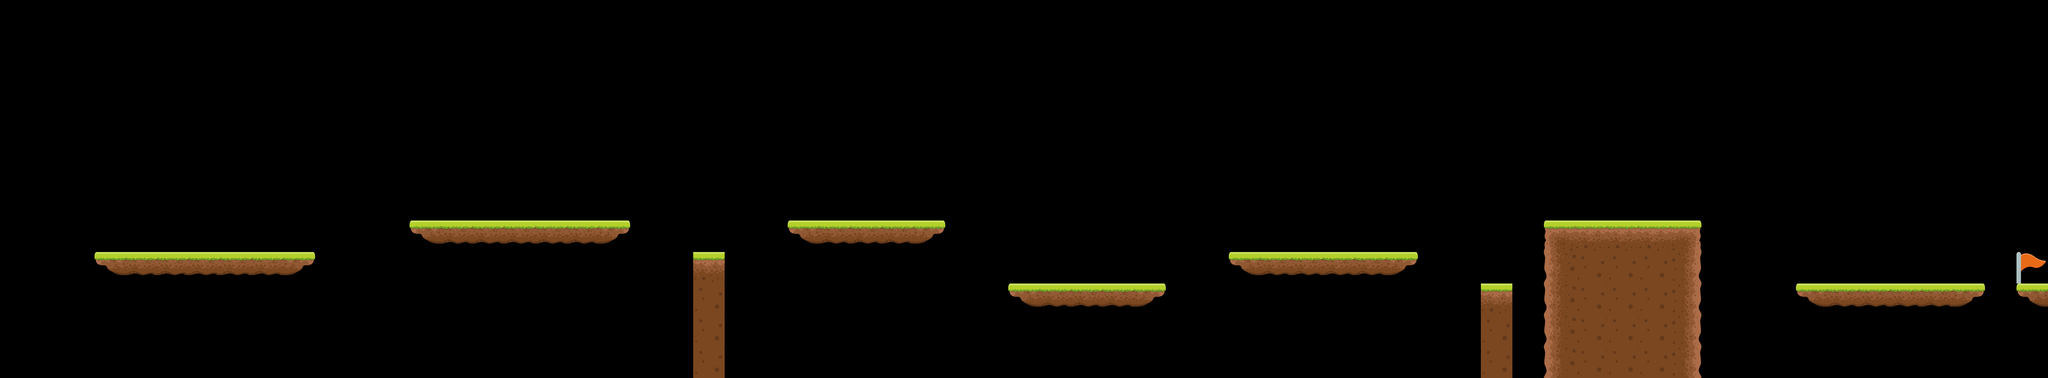

Rendered tile map (Tiled .tmx) drawn with the repository's tilesets; below, a short description and the full map source, tile grids included:
An orthogonal 65x12 tile map with 64x64 px tiles, 1 tile layer (Tile Layer 1), 2 tilesets and 16 objects.

<map version="1.9" tiledversion="1.9.1" orientation="orthogonal" renderorder="right-down" width="65" height="12" tilewidth="64" tileheight="64" infinite="0" nextlayerid="8" nextobjectid="42">
 <editorsettings>
  <export target="level2.lua" format="lua" />
 </editorsettings>
 <tileset firstgid="1" name="platforms" tilewidth="64" tileheight="64" tilecount="9" columns="3">
  <image source="tileset.png" width="192" height="192" />
 </tileset>
 <tileset firstgid="10" name="flag" tilewidth="64" tileheight="64" tilecount="1" columns="1">
  <image source="flag.png" width="64" height="64" />
 </tileset>
 <layer id="1" name="Tile Layer 1" width="65" height="12">
  <data encoding="csv">
0,0,0,0,0,0,0,0,0,0,0,0,0,0,0,0,0,0,0,0,0,0,0,0,0,0,0,0,0,0,0,0,0,0,0,0,0,0,0,0,0,0,0,0,0,0,0,0,0,0,0,0,0,0,0,0,0,0,0,0,0,0,0,0,0,
0,0,0,0,0,0,0,0,0,0,0,0,0,0,0,0,0,0,0,0,0,0,0,0,0,0,0,0,0,0,0,0,0,0,0,0,0,0,0,0,0,0,0,0,0,0,0,0,0,0,0,0,0,0,0,0,0,0,0,0,0,0,0,0,0,
0,0,0,0,0,0,0,0,0,0,0,0,0,0,0,0,0,0,0,0,0,0,0,0,0,0,0,0,0,0,0,0,0,0,0,0,0,0,0,0,0,0,0,0,0,0,0,0,0,0,0,0,0,0,0,0,0,0,0,0,0,0,0,0,0,
0,0,0,0,0,0,0,0,0,0,0,0,0,0,0,0,0,0,0,0,0,0,0,0,0,0,0,0,0,0,0,0,0,0,0,0,0,0,0,0,0,0,0,0,0,0,0,0,0,0,0,0,0,0,0,0,0,0,0,0,0,0,0,0,0,
0,0,0,0,0,0,0,0,0,0,0,0,0,0,0,0,0,0,0,0,0,0,0,0,0,0,0,0,0,0,0,0,0,0,0,0,0,0,0,0,0,0,0,0,0,0,0,0,0,0,0,0,0,0,0,0,0,0,0,0,0,0,0,0,0,
0,0,0,0,0,0,0,0,0,0,0,0,0,0,0,0,0,0,0,0,0,0,0,0,0,0,0,0,0,0,0,0,0,0,0,0,0,0,0,0,0,0,0,0,0,0,0,0,0,0,0,0,0,0,0,0,0,0,0,0,0,0,0,0,0,
0,0,0,0,0,0,0,0,0,0,0,0,0,0,0,0,0,0,0,0,0,0,0,0,0,0,0,0,0,0,0,0,0,0,0,0,0,0,0,0,0,0,0,0,0,0,0,0,0,0,0,0,0,0,0,0,0,0,0,0,0,0,0,0,0,
0,0,0,0,0,0,0,0,0,0,0,0,0,7,8,8,8,8,8,9,0,0,0,0,0,7,8,8,8,9,0,0,0,0,0,0,0,0,0,0,0,0,0,0,0,0,0,0,0,1,2,2,2,3,0,0,0,0,0,0,0,0,0,0,0,
0,0,0,7,8,8,8,8,8,9,0,0,0,0,0,0,0,0,0,0,0,0,2,0,0,0,0,0,0,0,0,0,0,0,0,0,0,0,0,7,8,8,8,8,9,0,0,0,0,4,5,5,5,6,0,0,0,0,0,0,0,0,0,0,10,
0,0,0,0,0,0,0,0,0,0,0,0,0,0,0,0,0,0,0,0,0,0,5,0,0,0,0,0,0,0,0,0,7,8,8,8,9,0,0,0,0,0,0,0,0,0,0,2,0,4,5,5,5,6,0,0,0,7,8,8,8,8,9,0,7,
0,0,0,0,0,0,0,0,0,0,0,0,0,0,0,0,0,0,0,0,0,0,5,0,0,0,0,0,0,0,0,0,0,0,0,0,0,0,0,0,0,0,0,0,0,0,0,5,0,4,5,5,5,6,0,0,0,0,0,0,0,0,0,0,0,
0,0,0,0,0,0,0,0,0,0,0,0,0,0,0,0,0,0,0,0,0,0,5,0,0,0,0,0,0,0,0,0,0,0,0,0,0,0,0,0,0,0,0,0,0,0,0,5,0,4,5,5,5,6,0,0,0,0,0,0,0,0,0,0,0
</data>
 </layer>
 <objectgroup id="4" name="Platforms">
  <object id="26" x="3136" y="448" width="320" height="320" />
  <object id="27" x="3648" y="576" width="384" height="64" />
  <object id="28" x="4096" y="576" width="64" height="64" />
  <object id="29" x="2496" y="512" width="384" height="64" />
  <object id="30" x="1408" y="512" width="64" height="256" />
  <object id="31" x="832" y="448" width="448" height="64" />
  <object id="32" x="1600" y="448" width="320" height="64" />
  <object id="33" x="192" y="512" width="448" height="64" />
  <object id="34" x="3008" y="576" width="64" height="192" />
  <object id="41" x="2048" y="576" width="320" height="64" />
 </objectgroup>
 <objectgroup id="5" name="Enemies">
  <object id="35" x="2688" y="448" width="64" height="64" />
  <object id="36" x="3776" y="512" width="64" height="64" />
  <object id="37" x="1728" y="384" width="64" height="64" />
  <object id="38" x="960" y="384" width="64" height="64" />
 </objectgroup>
 <objectgroup id="6" name="Start">
  <object id="39" x="256" y="384" width="64" height="64" />
 </objectgroup>
 <objectgroup id="7" name="Flag">
  <object id="40" x="4096" y="512" width="64" height="64" />
 </objectgroup>
</map>
